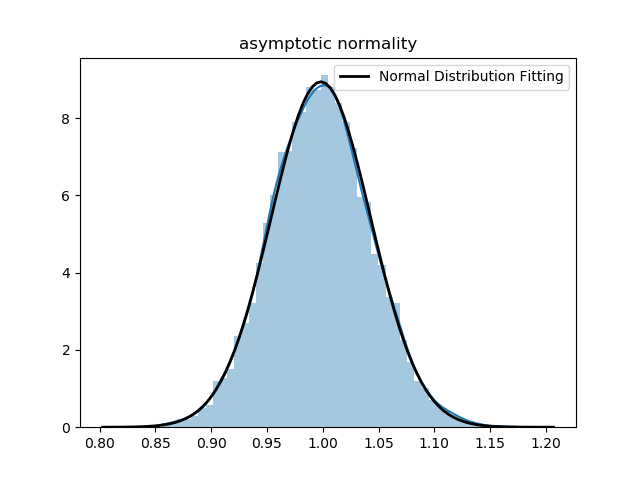

Recreate this plot in Python.
#!/usr/bin/python
# -*- coding: utf-8 -*-
# Author: Shun Arahata
"""
asymptotic normality of variance of normal distribution
"""
import numpy as np
import matplotlib.pyplot as plt
import seaborn as sns
from scipy.stats import norm


def normal(size):
    """
    generate normal distribution
    :param num:
    :return:
    """
    mu, sigma = 0, 1  # mean and standard deviation
    data = np.random.normal(mu, sigma, size)
    mu_ml = data.mean(axis=0)
    var = 1 / size * (data - mu_ml).T @ (data - mu_ml)
    return var


def plot():
    res = []
    size = 1000
    for i in range(10000):
        res.append(normal(size))
    sns.distplot(res)
    plt.title("asymptotic normality")
    mu_, std_ = norm.fit(res)
    xmin, xmax = plt.xlim()
    x = np.linspace(xmin, xmax, 100)
    p = norm.pdf(x, mu_, std_)
    plt.plot(x, p, 'k', linewidth=2, label="Normal Distribution Fitting")
    plt.legend()
    plt.savefig("asymp.png")
    plt.show()


if __name__ == '__main__':
    plot()
